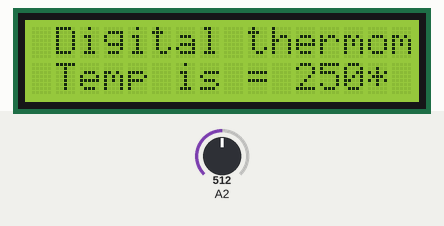
Recording of a sketch running on a simulated Arduino Uno, built with avr-gcc and run on an emulated ATmega328P. On the bench: 16×2 character LCD. The test bench sets the inputs (shaded band); at power-on: A2 = 512.

Above: at 1.2 s.
1.3 s: A2 set to 212
At 2.4 s:
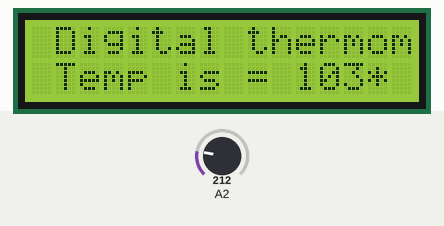
2.8 s: A2 set to 187
At 3.6 s:
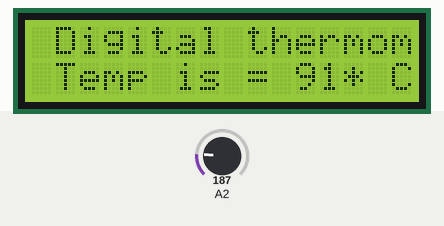
4.3 s: A2 set to 23
At 4.9 s:
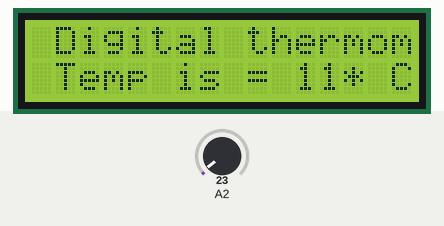
5.8 s: A2 set to 18
At 7.2 s:
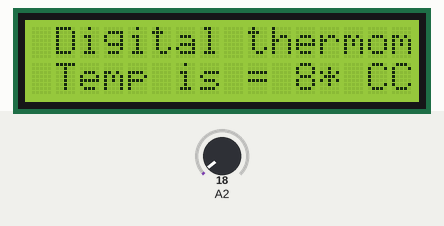
Timing chart, 0 to 8.3 s (numbered marks = the images above; inputs shaded):
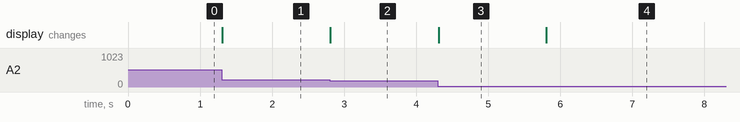

The sketch:

Temperature_sensor.ino
```cpp
#include <LiquidCrystal.h>
LiquidCrystal lcd(10,9,7,6,5,4);
float value;
float milivolt;
int temp;

void setup() {
  // put your setup code here, to run once:
lcd.begin(16,2);
}

void loop() {
  // put your main code here, to run repeatedly:
value=analogRead(A2);
milivolt= (value*5000)/1024;
temp=milivolt/10;
lcd.setCursor(1,0);
lcd.print("Digital thermometer ");
lcd.setCursor(1,1);
lcd.print("Temp is = ");
lcd.print(temp);
lcd.print("* C");
}
```

Measured:
- the behaviour switches between 205 and 204 on A2 (found by bisection; images 1 and 2)
- the behaviour switches between 21 and 20 on A2 (found by bisection; images 3 and 4)
- after the input at 1.3 s, the display: changes at once (image 1)
- after the input at 2.8 s, the display: changes at once (image 2)
- after the input at 4.3 s, the display: changes at once (image 3)
- after the input at 5.8 s, the display: changes at once (image 4)
